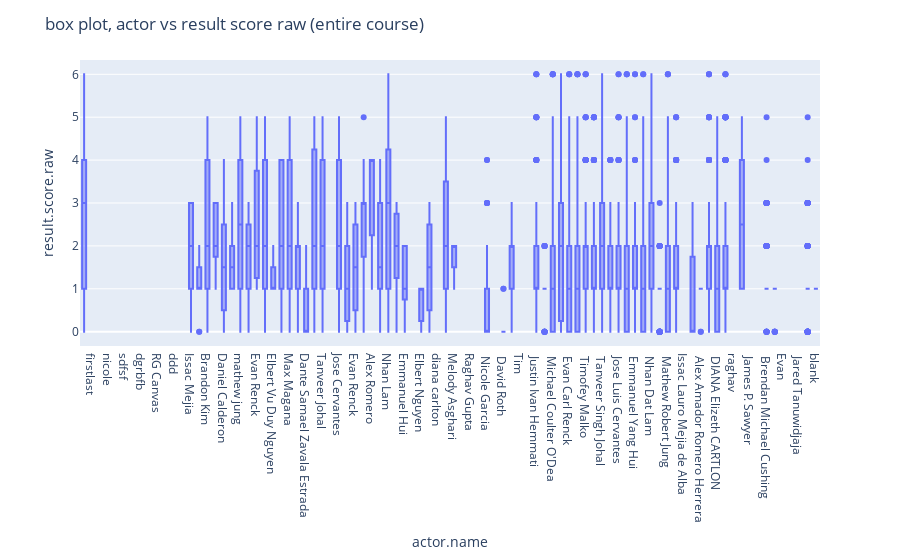

Notebook code cell kept with this figure:
### Code cell
# wide data format
base_df = trimmed_df.copy()
fig = px.box(base_df, x='actor.name', y='result.score.raw')
fig.update_layout(title = "box plot, actor vs result score raw (entire course)")
fig.show()

### Figure 1 — Plotly figure (JSON) as saved in the notebook; plotly's stock layout.template omitted (floating-point values rounded to 4 significant figures; data arrays with more than 128 entries replaced by an {"elided": "..."} marker saying what was removed)
{"data": [{"alignmentgroup": "True", "hovertemplate": "actor.name=%{x}<br>result.score.raw=%{y}<extra></extra>", "legendgroup": "", "marker": {"color": "#636efa"}, "name": "", "notched": false, "offsetgroup": "", "orientation": "v", "showlegend": false, "type": "box", "x": {"elided": "21343 str values"}, "x0": " ", "xaxis": "x", "y": {"elided": "21343 int values"}, "y0": " ", "yaxis": "y"}], "layout": {"boxmode": "group", "legend": {"tracegroupgap": 0}, "margin": {"t": 60}, "title": {"text": "box plot, actor vs result score raw (entire course)"}, "xaxis": {"anchor": "y", "domain": [0, 1], "title": {"text": "actor.name"}}, "yaxis": {"anchor": "x", "domain": [0, 1], "title": {"text": "result.score.raw"}}}}
